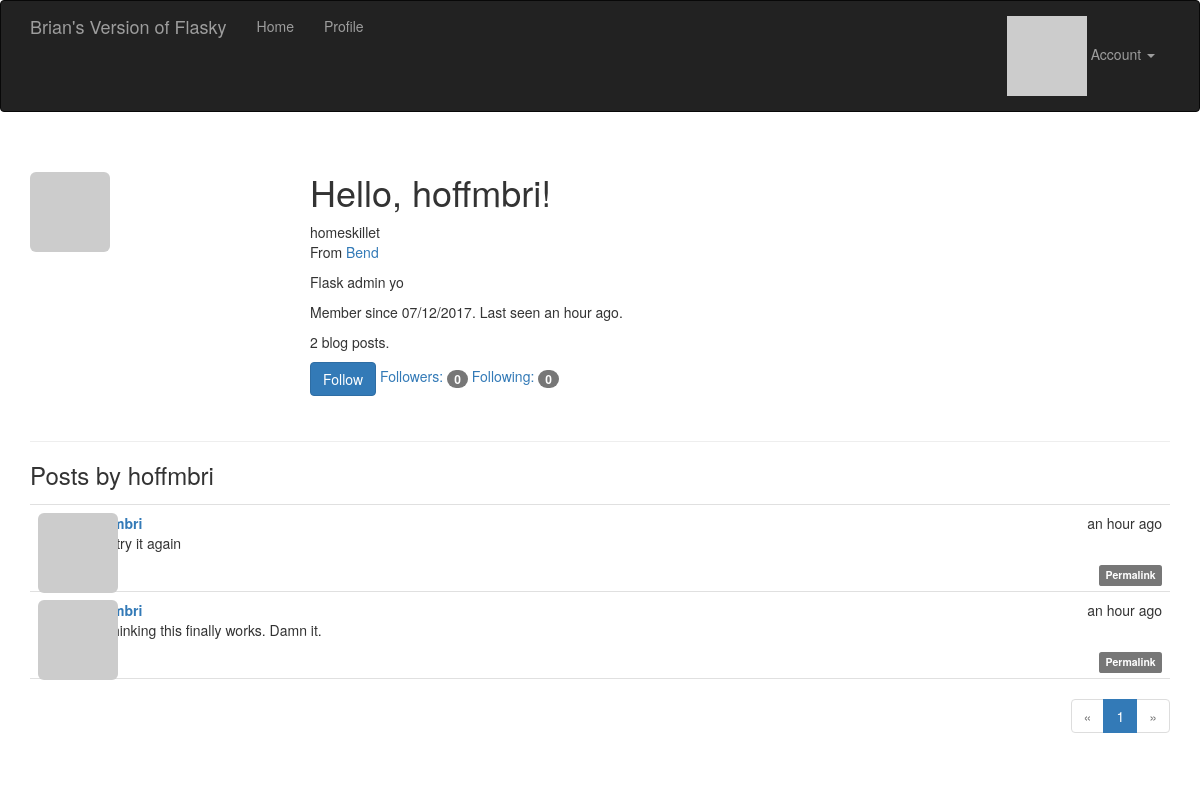
Screenshot of /user/hoffmbri (signed in) with the database file from the repository.
### app/models.py (models this page shows, shortened)
class User(UserMixin, db.Model):
	__tablename__ = 'users'
	id = db.Column(db.Integer, primary_key=True)
	email = db.Column(db.String(64), unique=True, index=True)
	username = db.Column(db.String(64), unique=True, index=True)
	role_id = db.Column(db.Integer, db.ForeignKey('roles.id'))
	password_hash = db.Column(db.String(128))
	confirmed = db.Column(db.Boolean, default=False)
	name = db.Column(db.String(64))
	location = db.Column(db.String(64))
	about_me = db.Column(db.Text())
	member_since = db.Column(db.DateTime(), default=datetime.utcnow)
	last_seen = db.Column(db.DateTime(), default=datetime.utcnow)
	avatar_hash = db.Column(db.String(32))
	posts = db.relationship('Post', backref='author', lazy='dynamic')
	followed = db.relationship('Follow',
								foreign_keys=[Follow.follower_id],
								backref=db.backref('follower', lazy='joined'),
								lazy='dynamic',
								cascade='all, delete-orphan')
	followers = db.relationship('Follow',
								foreign_keys=[Follow.followed_id],
								backref=db.backref('followed', lazy='joined'),
								lazy='dynamic',
								cascade='all, delete-orphan')
	@property
	def password(self):
		raise AttributeError('password is not a readable attribute')
	def can(self, permissions):
		return self.role is not None and \
			(self.role.permissions & permissions) == permissions
	def is_administrator(self):
		return self.can(Permission.ADMINISTER)
	def ping(self):
		self.last_seen = datetime.utcnow()
		db.session.add(self)
	def gravatar(self, size=100, default='identicon', rating='g'):
		if request.is_secure:
			url = 'https://secure.gravatar.com/avatar'
		else:
			url = 'http://secure.gravatar.com/avatar'
		hash = self.avatar_hash or hashlib.md5(self.email.encode('utf-8')).hexdigest()
		return '{url}/{hash}?s={size}&d={default}&r={rating}'.format(
			url=url, hash=hash, size=size, default=default, rating=rating)
	def is_following(self, user):
		return self.followed.filter_by(follower_id=user.id).first() is not None

class Post(db.Model):
	__tablename__ = 'posts'
	id = db.Column(db.Integer, primary_key=True)
	body = db.Column(db.Text)
	body_html = db.Column(db.Text)
	timestamp = db.Column(db.DateTime, index=True, default=datetime.utcnow)
	author_id = db.Column(db.Integer, db.ForeignKey('users.id'))

### app/main/views.py (the view)
@main.route('/user/<username>')
def user(username):
	user = User.query.filter_by(username=username).first_or_404()
	page = request.args.get('page', 1, type=int)
	pagination = user.posts.order_by(Post.timestamp.desc()).paginate(
		page, per_page=current_app.config['POSTS_PER_PAGE'],
		error_out=False)
	posts = pagination.items
	return render_template('user.html', user=user, posts=posts, pagination=pagination)

### app/auth/views.py (called while the page is built)
@auth.before_app_request
def before_request():
	if current_user.is_authenticated:
		current_user.ping()
		if not current_user.confirmed \
				and request.endpoint \
				and request.endpoint[:5] != 'auth.' \
				and request.endpoint != 'static':
			return redirect(url_for('auth.unconfirmed'))

### app/main/__init__.py (called while the page is built)
@main.app_context_processor
def inject_permissions():
	return dict(Permission=Permission)

### app/models.py (called while the page is built)
@login_manager.user_loader
def load_user(user_id):
	return User.query.get(int(user_id))

### app/templates/user.html (shortened to what this page needs)
{% extends "base.html" %}
{% import "_macros.html" as macros %}
{% block page_content %}
<div class="page-header">
	<img class="img-rounded profile-thumbnail" src="{{ user.gravatar(size=256) }}">
	<div class="profile-header">
		<h1>Hello, {{ user.username }}!</h1>
		{% if user.name or user.location %}
		<p>
			{% if user.name %}{{ user.name }}<br>{% endif %}
			{% if user.location %}
				From <a href="http://maps.google.com/?q={{ user.location }}">{{ user.location }}</a><br>
			{% endif %}
		</p>
		{% endif %}
		{% if user.about_me %}<p>{{ user.about_me }}</p>{% endif %}
	    <p>Member since {{ moment(user.member_since).format('L') }}. Last seen {{ moment(user.last_seen).fromNow() }}.</p>
	    <p>{{ user.posts.count() }} blog posts.</p>
	    <p>
	    	{% if current_user.can(Permission.FOLLOW) and user != current_user %}
	    		{% if not current_user.is_following(user) %}
	    		<a href="{{ url_for('.follow', username=user.username) }}" class="btn btn-primary">Follow</a>
	    		{% else %}
	    		<a href="{{ url_for('.unfollow', username=user.username) }}" class="btn btn-default">Unfollow</a>
	    		{% endif %}
	    	{% endif %}
	    	<a href="{{ url_for('.followers', username=user.username) }}">Followers: <span class="badge">{{ user.followers.count() -1 }}</span></a>
	    	<a href="{{ url_for('.followed_by', username=user.username) }}">Following: <span class="badge">{{ user.followed.count() -1 }}</span></a>
	    </p>
	</div>
</div>
<h3>Posts by {{ user.username }}</h3>
{% include '_posts.html' %}
{% if pagination %}
<div class="pagination">
	{{ macros.pagination_widget(pagination, '.user', username=user.username) }}
</div>
{% endif %}
{% endblock %}

### app/templates/_posts.html (shortened to what this page needs)
<ul class="posts">
	{% for post in posts %}
	<li class="post">
		<div class="post-thumbnail">
			<a href="{{ url_for('.user', username=post.author.username) }}">
				<img class="img-rounded profile-thumbnail" src="{{ post.author.gravatar(size=40) }}">
			</a>
		</div>
		<div class="post-content">
			<div class="post-date">{{ moment(post.timestamp).fromNow() }}</div>
			<div class="post-author"><a href="{{ url_for('.user', username=post.author.username) }}">{{ post.author.username }}</a></div>
			<div class="post-body">
				{% if post.body_html %}
					{{ post.body_html | safe }}
				{% else %}
					{{ post.body }}
				{% endif %}
			</div>
			<div class="post-footer">
				<a href="{{ url_for('.post', id=post.id) }}">
					<span class="label label-default">Permalink</span>
				</a>
			</div>
		</div>
	</li>
	{% endfor %}
</ul>

### app/static/styles.css (style rules this page uses)
.profile-thumbnail { position: absolute; }
.profile-header { min-height: 260px; margin-left: 280px; }
ul.posts { list-style-type: none; padding: 0px; margin: 16px 0px 0px 0px; border-top: 1px solid #e0e0e0; }
ul.posts li.post { padding: 8px; border-bottom: 1px solid #e0e0e0; }
div.post-date { float: right; }
div.post-author { font-weight: bold; }
div.post-thumbnail { position: absolute; }
div.post-content { margin-left: 48px; min-height: 48px; }
div.post-footer { text-align: right; }
div.pagination { width: 100%; text-align: right; padding: 0px; margin: 0px; }

### rows the page displays
User: username "hoffmbri", name "homeskillet", location "Bend", about_me "Flask admin yo", member_since "07/12/2017", last_seen "an hour ago"
Post: timestamp "an hour ago", body_html "Lets try it again"
Post: timestamp "an hour ago", body_html "I'm thinking this finally works. Damn it."

### other values shown
{{ user.posts.count() }} "2"
{{ user.followers.count() -1 }} "0"
{{ user.followed.count() -1 }} "0"
{{ p }} "1"
